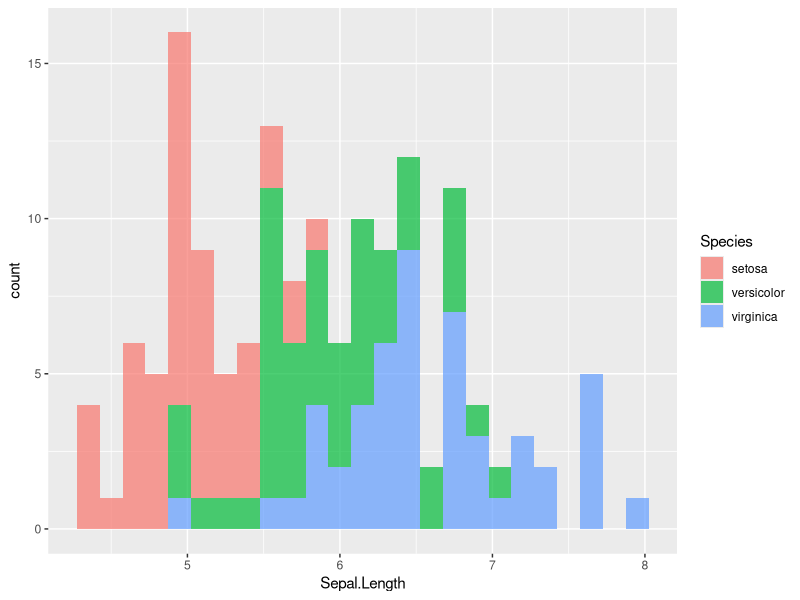
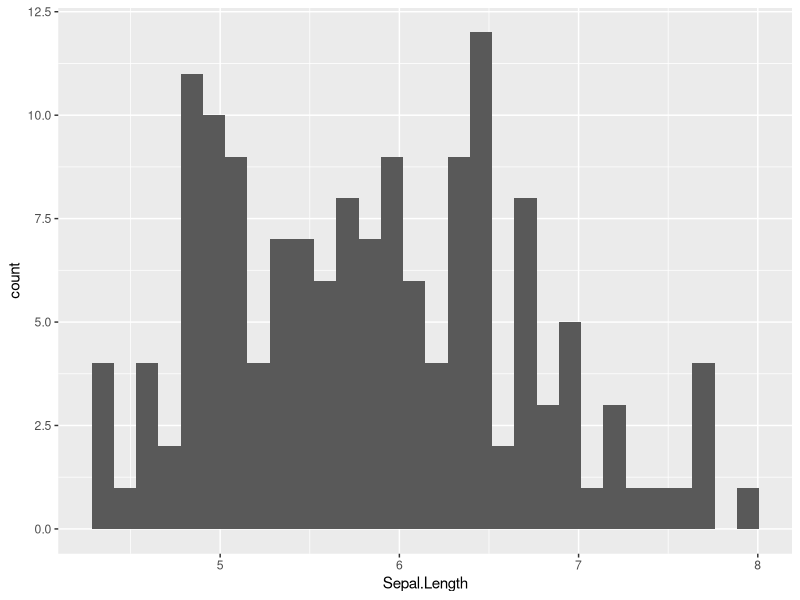
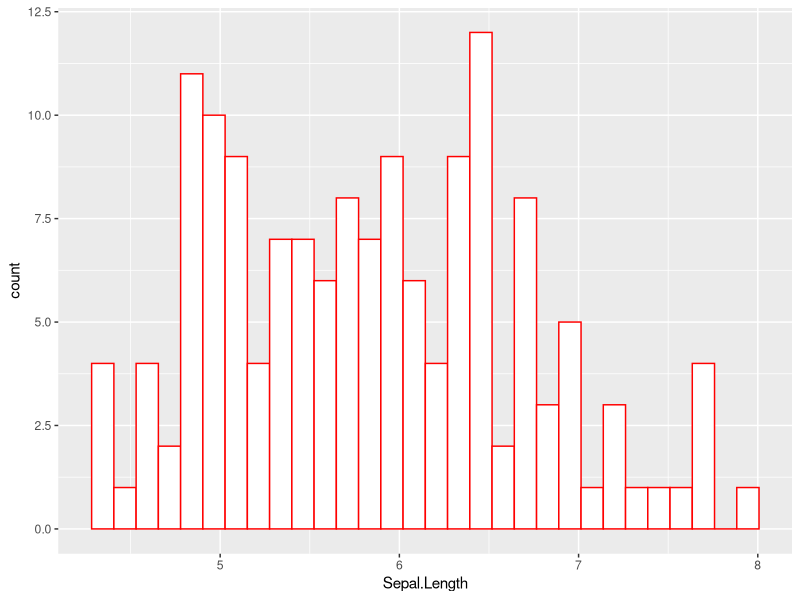
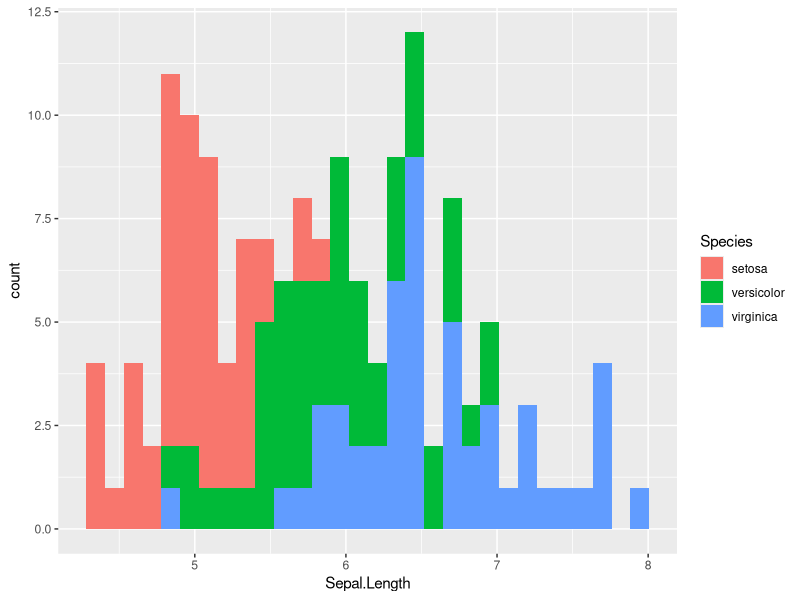
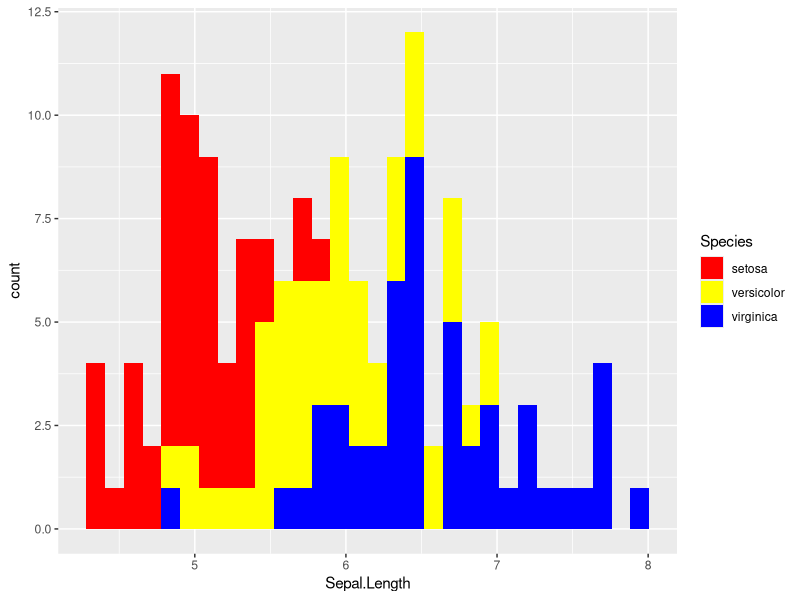
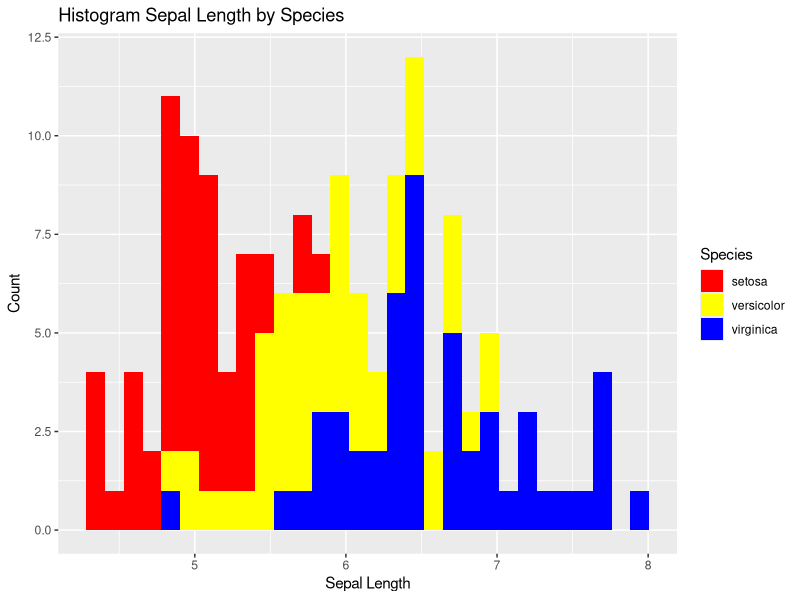
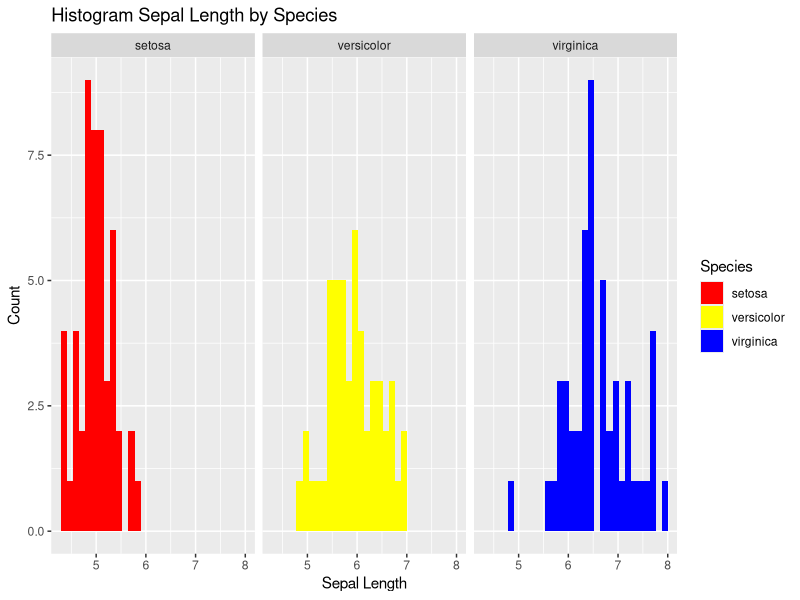
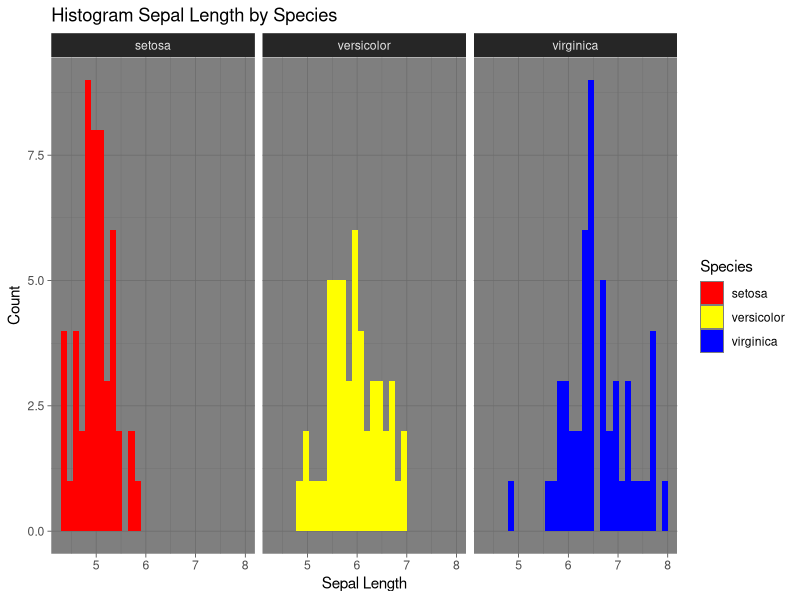

Recreate these plots in R, in order.
## ---- chunk 1
knitr::opts_chunk$set(echo = TRUE)
## ---- chunk 2
library(tidyverse)
## ---- chunk 3
data()

## ---- chunk 4
head(iris)
## ---- chunk 5
str(iris)
## ---- chunk 6
library(ggplot2)
## ---- chunk 7

ggplot(iris, aes(x=Sepal.Length, fill = Species)) + 
  geom_histogram(bins = 25, alpha = 0.7)
## ---- chunk 8
ggplot(iris, aes(x=Sepal.Length)) + 
  geom_histogram()
## ---- chunk 9
ggplot(iris, aes(x=Sepal.Length)) + 
  geom_histogram(color = "red", # memberi warna garis batang merah
                 fill = "white") # memberi warna batang histogram putih
## ---- chunk 10
ggplot(iris, aes(x=Sepal.Length, fill = Species)) + 
  geom_histogram()
## ---- chunk 11
ggplot(iris, aes(x=Sepal.Length, fill = Species)) + 
  geom_histogram() +
  scale_fill_manual(values=c("red", "yellow", "blue")) # Kostum warna
## ---- chunk 12
ggplot(iris, aes(x = Sepal.Length, fill = Species)) +
   geom_histogram() + 
   scale_fill_manual(values=c("red", "yellow", "blue")) +
   labs(title="Histogram Sepal Length by Species") + xlab("Sepal Length") + ylab("Count")
## ---- chunk 13
#density plot
ggplot(iris, aes(x = Sepal.Length, fill = Species)) +
   geom_histogram() + 
   scale_fill_manual(values=c("red", "yellow", "blue")) +
   labs(title="Histogram Sepal Length by Species") + xlab("Sepal Length") + ylab("Count") +
  facet_wrap(~Species)
## ---- chunk 14
#density plot
ggplot(iris, aes(x = Sepal.Length, fill = Species)) +
   geom_histogram() + 
   scale_fill_manual(values=c("red", "yellow", "blue")) +
   labs(title="Histogram Sepal Length by Species") + xlab("Sepal Length") + ylab("Count") +
  facet_wrap(~Species) +
  theme_dark() #mengganti tema

## ---- chunk 15
ggplot(iris, aes(x = Sepal.Length, fill = Species)) +
   geom_density(alpha = 0.8) + 
   scale_fill_manual(values=c("#a0ffa0", "#f0feff", "#a7e7fe")) +
   labs(title="Density Plot Sepal Length by Species") + xlab("Sepal Length") + ylab("Count")
## ---- chunk 16
ggplot(iris, aes(x = Sepal.Length, fill = Species)) +
   geom_density() + 
   scale_fill_manual(values=c("#a0ffa0", "#f0feff", "#a7e7fe")) +
   labs(title="Density Plot Sepal Lenght by Species") + xlab("Sepal Length") + ylab("Count") +
  facet_wrap(~Species) + 
  theme_classic()
## ---- chunk 17
ggplot(iris, aes(x = "", y = Sepal.Length)) + 
  geom_boxplot()

## ---- chunk 18
ggplot(iris, aes(x = Species, y = Sepal.Length)) +
   geom_boxplot() 
## ---- chunk 19
ggplot(iris, aes(x = Species, y = Sepal.Length, fill = Species)) +
   geom_boxplot() + 
   scale_fill_manual(values=c("#a0ffa0", "#f0feff", "#a7e7fe")) +
   labs(title="Box Plot Sepal Lenght by Species") + xlab("Species") + ylab("Sepal Length") + 
  theme(legeng.position = "none") + 
  theme_classic()
## ---- chunk 20
survey <- data.frame(group=rep(c("Men", "Women"),each=6),
                     fruit=rep(c("Apple", "Kiwi", "Grapes", "Banana", "Pears", "Orange"),2),
                     people=c(22, 10, 15, 23, 12, 18, 18, 5, 15, 10, 8, 17))
survey
## ---- chunk 21
data_fruit <- survey %>%
  group_by(fruit) %>%
  summarise(total =sum(people)) 
data_fruit
## ---- chunk 22
ggplot(data_fruit, aes(fruit, total)) +
  geom_bar(stat = "identity")
## ---- chunk 23
ggplot(data_fruit, aes(fruit, total, fill = fruit)) +
  geom_bar(stat = "identity") +
  labs(title="Bar Plot") + xlab("Fruit") + ylab("Total") + 
  theme_classic()
## ---- chunk 24
ggplot(data_fruit, aes(fruit, total, fill = fruit)) +
  geom_bar(stat = "identity") +
  labs(title="Bar Plot") + xlab("Fruit") + ylab("Total") + 
  theme_classic() + 
  geom_text(aes(x = fruit, y = total + 2, label = total))
## ---- chunk 25
ggplot(survey, aes(fruit, people, fill = group)) +
  geom_bar(stat = "identity") +
  labs(title="Bar Plot") + xlab("Fruit") + ylab("Total") + 
  theme_classic() +
  geom_text(aes(x = fruit, y = people, label = people),
            position = position_stack(0.5))
## ---- chunk 26
ggplot(survey, aes(fruit, people, fill = group)) +
  geom_bar(stat = "identity", position = 'dodge') +
  labs(title="Bar Plot") + xlab("Fruit") + ylab("Total") + 
  theme_classic() +
  geom_text(aes(x = fruit, y = people + 2, label = people),
            position = position_dodge(0.9))
## ---- chunk 27
ggplot(data_fruit, aes(fruit, total, fill = fruit)) +
  geom_bar(stat = "identity") +
  labs(title="Bar Plot") + xlab("Fruit") + ylab("Total") + 
  theme_classic() + 
  geom_text(aes(x = fruit, y = total + 2, label = total)) +
  coord_flip()
## ---- chunk 28
ggplot(data_fruit, aes(fct_reorder(fruit, desc(total)), total, fill = fruit)) +
  geom_bar(stat = "identity") +
  labs(title="Bar Plot") + xlab("Fruit") + ylab("Total") + 
  theme_classic() + 
  geom_text(aes(x = fruit, y = total + 2, label = total)) +
  coord_flip()
## ---- chunk 29
ggplot(data_fruit, aes(fct_reorder(fruit, total), total, fill = fruit)) +
  geom_bar(stat = "identity") +
  labs(title="Bar Plot") + xlab("Fruit") + ylab("Total") + 
  theme_classic() + 
  geom_text(aes(x = fruit, y = total + 2, label = total)) +
  coord_flip()
## ---- chunk 30
data_fruit
## ---- chunk 31
ggplot(data_fruit, aes(x="", y=total, fill=fruit)) +
  geom_bar(stat="identity", width=1, color="white") +
  coord_polar("y", start=0)
## ---- chunk 32
ggplot(data_fruit, aes(x="", y=total, fill=fruit)) +
  geom_bar(stat="identity", width=1, color="white") +
  coord_polar("y", start=0) +
  scale_fill_brewer(palette="Dark2") + #mengganti warna
  theme_void() # remove background, grid, numeric labels
## ---- chunk 33
data_fruit_new <- data_fruit %>%
  mutate(persen = round(total/sum(total),4)*100)
data_fruit_new
## ---- chunk 34
ggplot(data_fruit_new, aes(x="", y=persen, fill=fruit)) +
  geom_bar(stat="identity", width=1, color="white") +
  coord_polar("y", start=0) +
  theme_void() + # remove background, grid, numeric labels
  geom_text(aes(y = persen, 
                label = paste0(persen, '%')),
            position = position_stack(vjust = 0.5), size = 3) +
  labs(title = 'Pie Chart Persentage Fruit')
## ---- chunk 35
head(iris)
## ---- chunk 36
ggplot(iris, aes(Petal.Length, Petal.Width, pch=Species)) +
  geom_point()
## ---- chunk 37
ggplot(iris, aes(Petal.Length, Petal.Width)) +
  geom_point(
        color="orange",
        fill="#69b3a2",
        shape=21,
        size=3,
        )
## ---- chunk 38
ggplot(iris, aes(Petal.Length, Petal.Width, color = Species, shape = Species)) +
  geom_point(size = 2) +
  theme_classic()
## ---- chunk 39
df2 <- data.frame(year=c(2015:2020),
                  merk=rep(c("VC", "OJ"),each=6),
                total=c(68, 150, 330, 42, 100, 295,
                      44, 79, 80, 100, 175, 367))
df2
## ---- chunk 40
ggplot(df2, aes(year, total, group = merk))+
  geom_line()
## ---- chunk 41
ggplot(df2, aes(year, total, group = merk, color = merk))+
  geom_line() + 
  geom_point()
## ---- chunk 42
ggplot(df2, aes(year, total, group = merk, color = merk))+
  geom_line(aes(linetype = merk)) + 
  geom_point() +
  scale_color_manual(values=c("red", "blue")) +
  theme_classic() +
  labs(title = "Line Plot Total Sales by Year")
